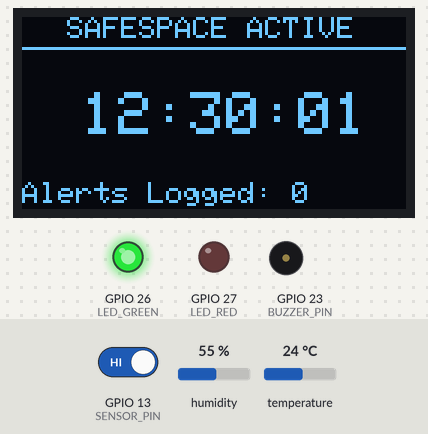
A sketch run on a simulated ESP32. Parts: 128×64 one-colour display, output pins drawn as LEDs (lit = HIGH), buzzer (waves = sounding, pin HIGH). The test bench sets the inputs (shaded band); at power-on: GPIO 13 (SENSOR_PIN) HIGH, humidity 55 %, temperature 24 °C.

Above: at 1.2 s.
1.3 s: GPIO 13 (SENSOR_PIN) driven LOW
At 2.9 s:
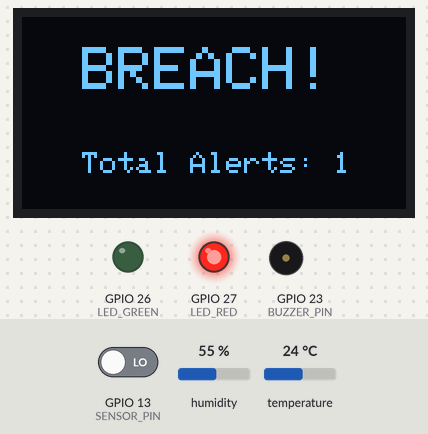
3.2 s: GPIO 13 (SENSOR_PIN) driven HIGH
At 3.7 s:
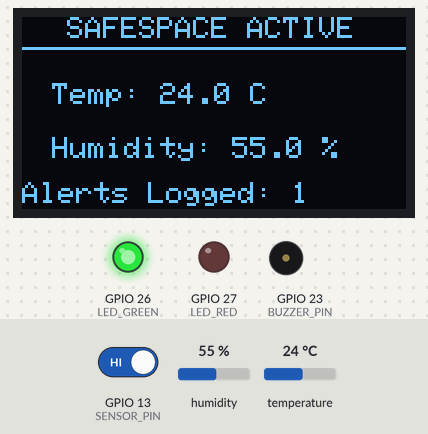
10.8 s: GPIO 13 (SENSOR_PIN) driven LOW
At 12.1 s:
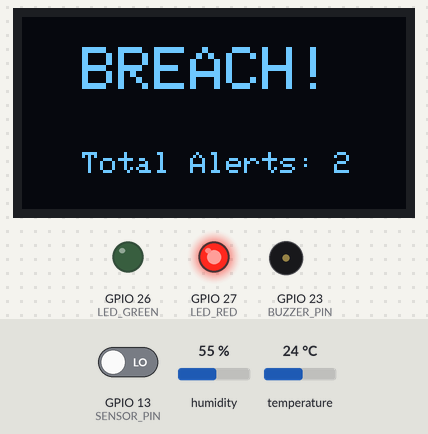
Timing chart, 0 to 18.3 s (numbered marks = the images above; inputs shaded):
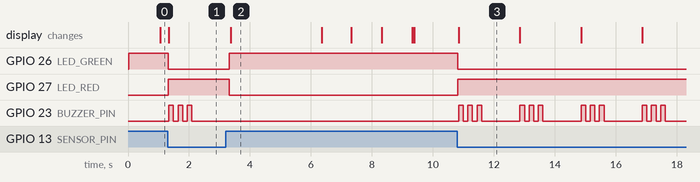

The sketch:

sketch.ino
```cpp
#include <Wire.h>
#include <Adafruit_GFX.h>
#include <Adafruit_SSD1306.h>
#include <DHT.h>

#define SCREEN_WIDTH 128
#define SCREEN_HEIGHT 64
Adafruit_SSD1306 display(SCREEN_WIDTH, SCREEN_HEIGHT, &Wire, -1);

#define SENSOR_PIN    13
#define BUZZER_PIN    23
#define LED_GREEN     26
#define LED_RED       27
#define DHTPIN        4
#define DHTTYPE       DHT11

DHT dht(DHTPIN, DHTTYPE);

int hours = 12;
int minutes = 30;
int seconds = 0;

int breachCount = 0;
unsigned long lastTimeUpdate = 0;
unsigned long lastDisplayToggle = 0;
unsigned long cooldownTimer = 0;
bool showClockPage = true;
bool inCooldown = false;

void setup() {
  pinMode(SENSOR_PIN, INPUT);
  pinMode(BUZZER_PIN, OUTPUT);
  pinMode(LED_GREEN, OUTPUT);
  pinMode(LED_RED, OUTPUT);

  dht.begin();

  if(!display.begin(SSD1306_SWITCHCAPVCC, 0x3C)) {
    for(;;);
  }
  display.clearDisplay();
}

void loop() {
  if (millis() - lastTimeUpdate >= 1000) {
    lastTimeUpdate = millis();
    seconds++;
    if (seconds >= 60) { seconds = 0; minutes++; }
    if (minutes >= 60) { minutes = 0; hours++; }
    if (hours >= 24)   { hours = 0; }
  }

  if (inCooldown && (millis() - cooldownTimer >= 2000)) {
    inCooldown = false;
  }

  int ir_tripped = digitalRead(SENSOR_PIN);

  if (ir_tripped == LOW && !inCooldown) {
    breachCount++;
    inCooldown = true;
    cooldownTimer = millis();

    digitalWrite(LED_GREEN, LOW);
    digitalWrite(LED_RED, HIGH);

    display.clearDisplay();
    display.setTextColor(WHITE);
    display.setTextSize(2);
    display.setCursor(20, 10);
    display.print("BREACH!");

    display.setTextSize(1);
    display.setCursor(20, 45);
    display.print("Total Alerts: ");
    display.print(breachCount);
    display.display();

    for (int i = 0; i < 3; i++) {
      digitalWrite(BUZZER_PIN, HIGH);
      delay(150);
      digitalWrite(BUZZER_PIN, LOW);
      delay(150);
    }

  } else if (!inCooldown) {
    digitalWrite(LED_GREEN, HIGH);
    digitalWrite(LED_RED, LOW);

    if (millis() - lastDisplayToggle >= 3000) {
      lastDisplayToggle = millis();
      showClockPage = !showClockPage;
    }

    display.clearDisplay();
    display.setTextColor(WHITE);

    display.setTextSize(1);
    display.setCursor(15, 0);
    display.print("SAFESPACE ACTIVE");
    display.drawFastHLine(0, 10, 128, WHITE);

    if (showClockPage) {
      display.setTextSize(2);
      display.setCursor(20, 25);
      if(hours < 10) display.print("0");
      display.print(hours); display.print(":");
      if(minutes < 10) display.print("0");
      display.print(minutes); display.print(":");
      if(seconds < 10) display.print("0");
      display.print(seconds);
    } else {
      float temp = dht.readTemperature();
      float humid = dht.readHumidity();

      display.setTextSize(1);
      display.setCursor(10, 22);
      display.print("Temp: ");
      display.print(isnan(temp) ? 0.0 : temp, 1); display.print(" C");

      display.setCursor(10, 40);
      display.print("Humidity: ");
      display.print(isnan(humid) ? 0.0 : humid, 1); display.print(" %");
    }

    display.setTextSize(1);
    display.setCursor(0, 55);
    display.print("Alerts Logged: ");
    display.print(breachCount);

    display.display();
  }

  delay(10);
}
```

Measured:
- after the input at 1.3 s, GPIO 26 (LED_GREEN): HIGH → LOW at once; GPIO 27 (LED_RED): LOW → HIGH at once; GPIO 23 (BUZZER_PIN): alternates HIGH for 0.15 s and LOW for 0.15 s, 6 changes in all, then stays LOW, starting at once; the display: changes at once (image 1)
- after the input at 3.2 s, GPIO 26 (LED_GREEN): LOW → HIGH after 0.12 s; GPIO 27 (LED_RED): HIGH → LOW after 0.12 s; GPIO 23 (BUZZER_PIN): stops changing and stays LOW; the display: changes after 0.17 s (image 2)
- after the input at 10.8 s, GPIO 26 (LED_GREEN): HIGH → LOW at once; GPIO 27 (LED_RED): LOW → HIGH at once; GPIO 23 (BUZZER_PIN): LOW → HIGH after 0.05 s, then repeats every 2.0 s: 2 × (LOW 0.15 s, HIGH 0.15 s), LOW 1.3 s, HIGH 0.15 s; the display: changes after 0.05 s (image 3)
- what the display in image 2 shows lasts 3.0 s, from 3.4 s to 6.4 s
